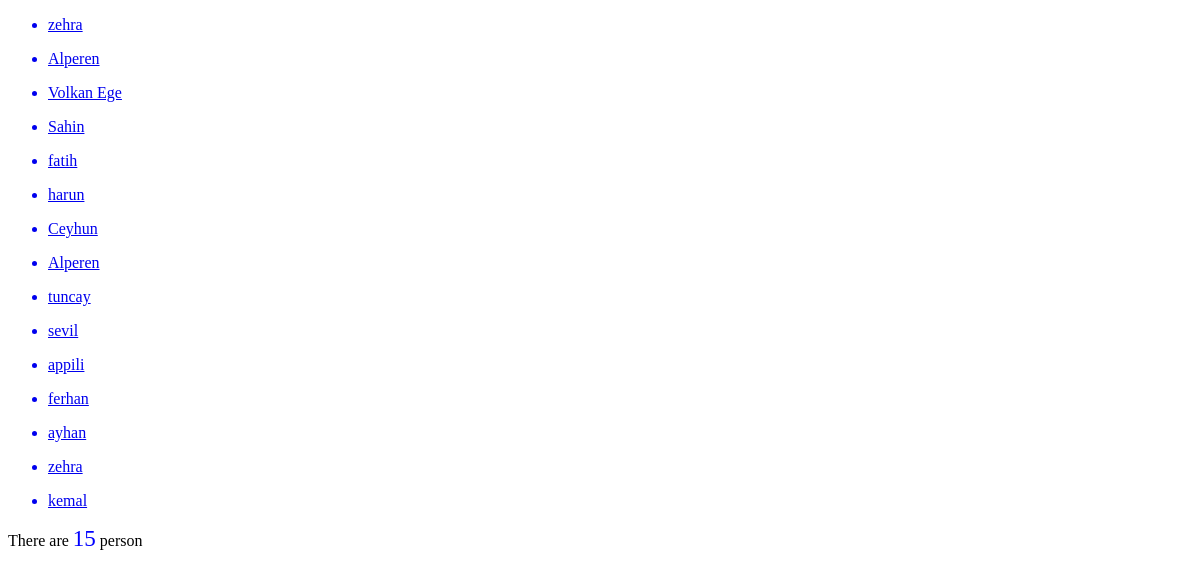
The page /list/ on the database as committed earlier.
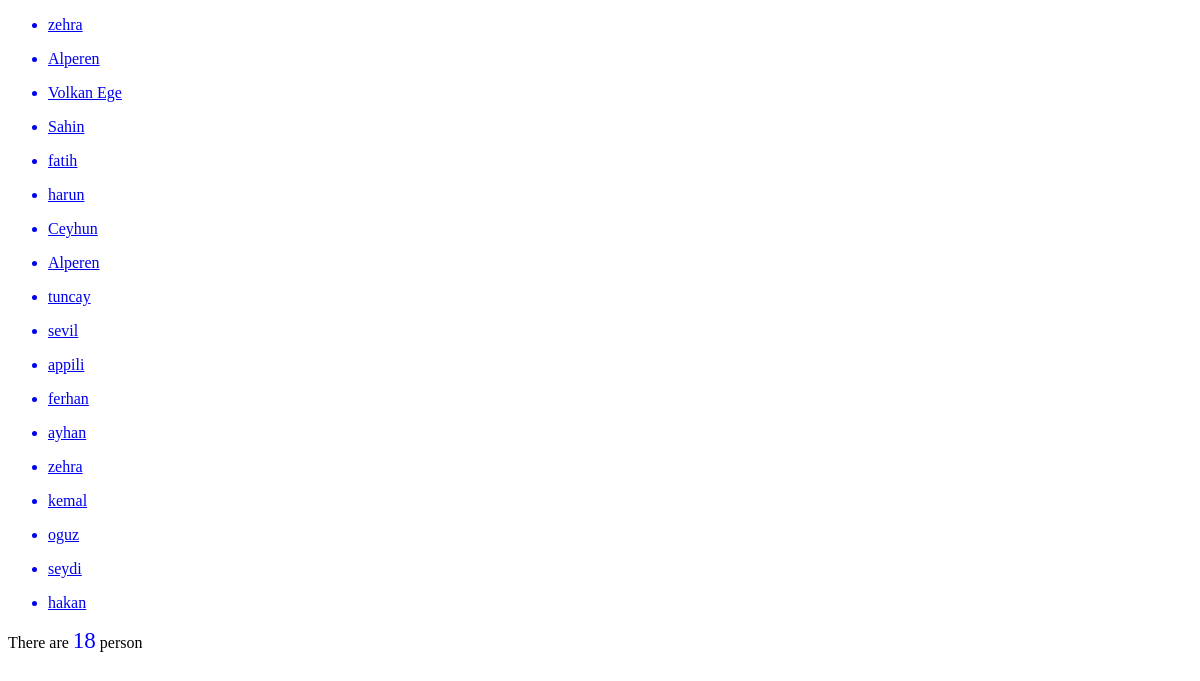
The same page on the database as committed later.
### recipe/models.py (models this page shows)
class Student(models.Model) :
    first_name = models.CharField(max_length= 30)
    last_name = models.CharField(max_length=30)
    number = models.IntegerField()
    def __str__(self):
        return self.first_name

### recipe/views.py (the view)
# urls.py: path('list/', student_list, name = 'list'),
def student_list(request):
    students = Student.objects.all()
    context = {
        'students' : students,
        'counts' : students.count()
    }
    return render(request, 'pages/student_list.html', context)

### templates/pages/student_list.html (shortened to what this page needs)
{% extends 'pages/base.html' %}
{% block content %}
 {% for i in students %}
     <ul>
         <a href = "{% url 'detail' i.id %}">
            <li>{{ i }} </li>
         </a>
     </ul>
    {% endfor %}
    <p> There are <span style="color: blue; font-size:23px ">{{ counts }}</span> person</p>
{% endblock content %}

Rows that differ between the two databases and show on the page:
added Student: first_name "oguz"
added Student: first_name "seydi"
added Student: first_name "hakan"
Other text that changed with them:
{{ counts }}: "15" → "18"
